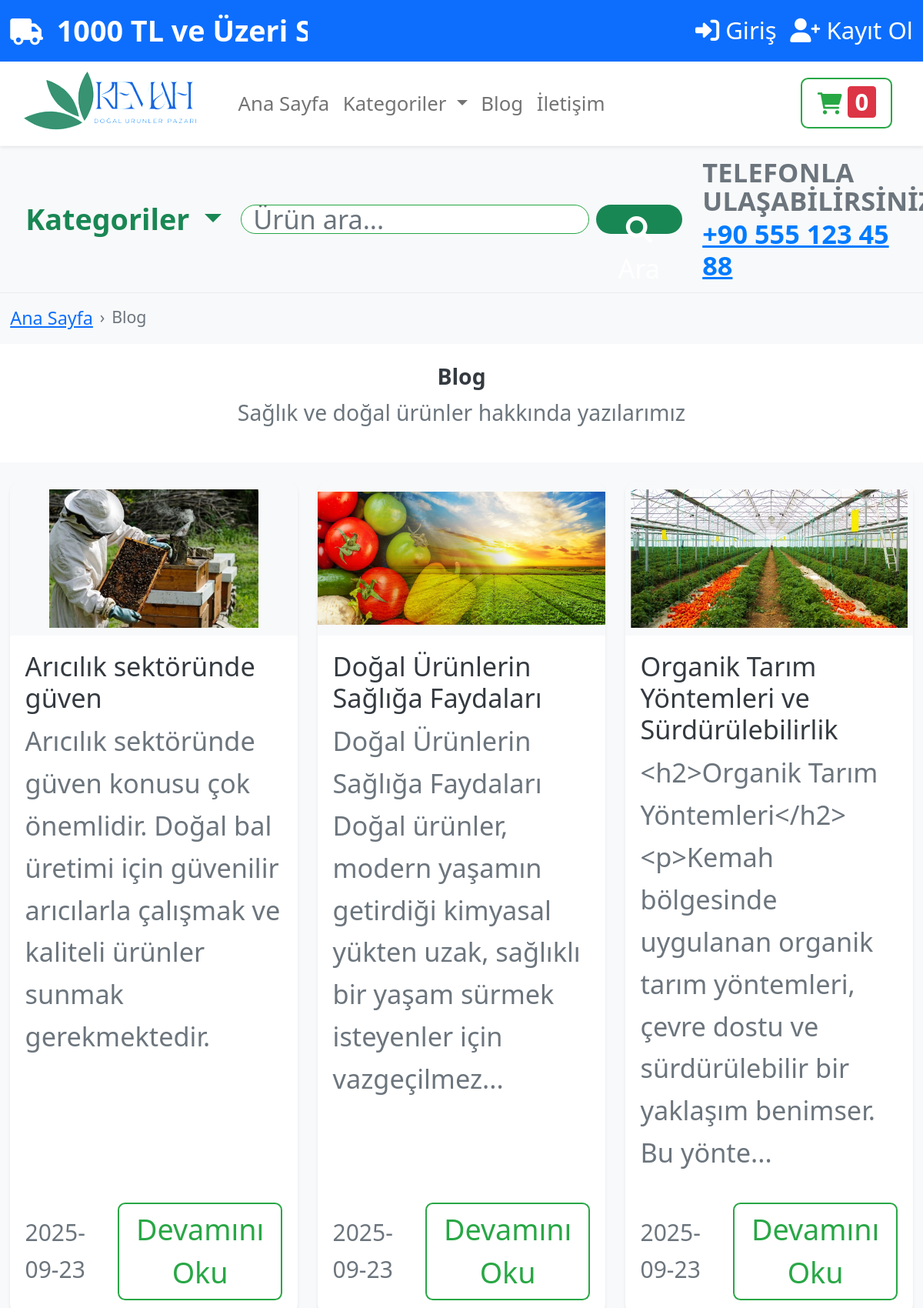
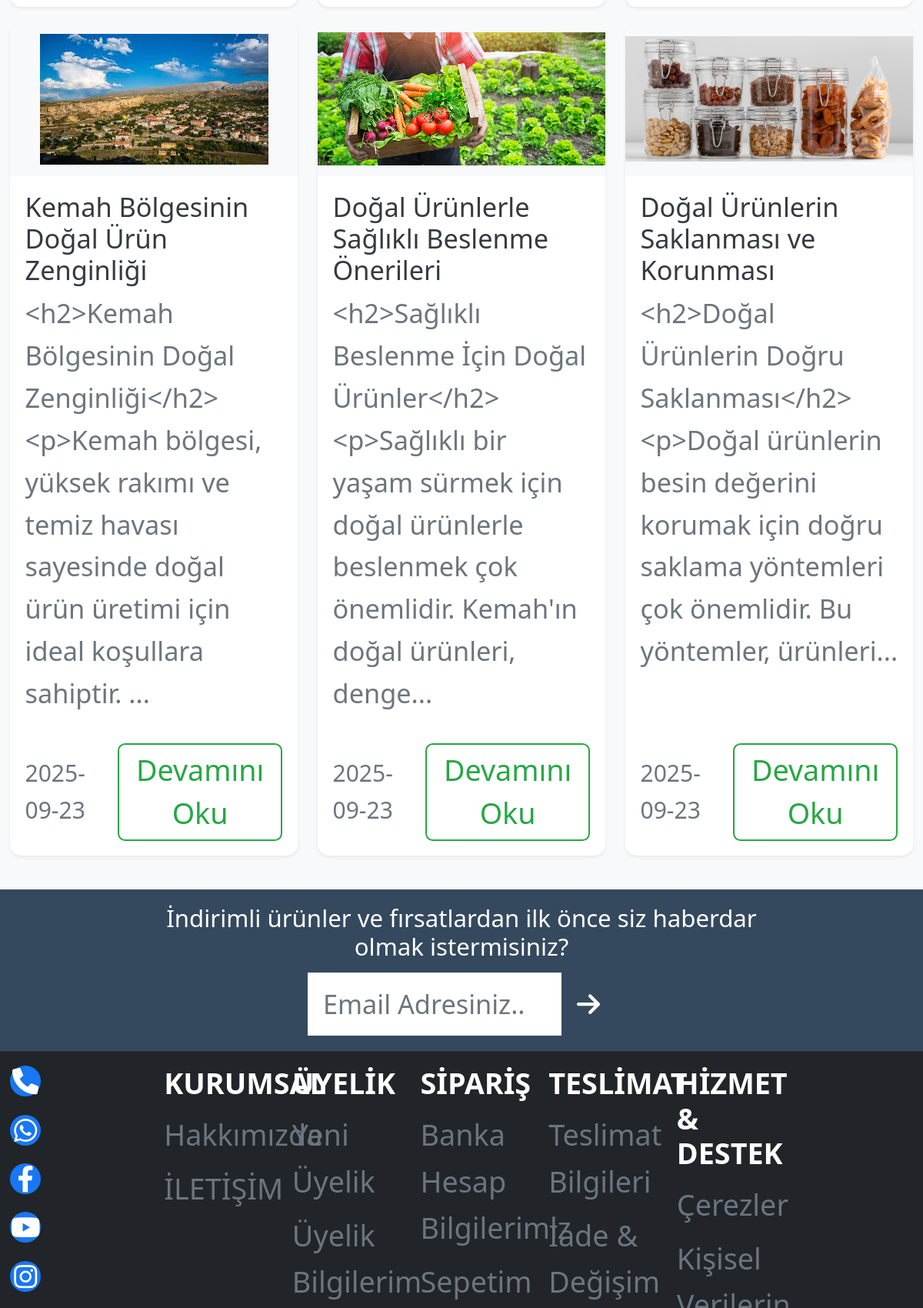
Page /blog-list (upper part) on the committed database (2 pictures, top to bottom).
### tables this page shows
CREATE TABLE blog_images (
            id INTEGER PRIMARY KEY AUTOINCREMENT,
            blog_post_id INTEGER NOT NULL,
            image_filename TEXT NOT NULL,
            is_primary BOOLEAN DEFAULT 0,
            display_order INTEGER DEFAULT 0,
            created_at TIMESTAMP DEFAULT CURRENT_TIMESTAMP,
            FOREIGN KEY (blog_post_id) REFERENCES blog_posts (id) ON DELETE CASCADE
        );

CREATE TABLE blog_posts (
            id INTEGER PRIMARY KEY AUTOINCREMENT,
            title TEXT NOT NULL,
            content TEXT NOT NULL,
            author TEXT NOT NULL,
            created_at TIMESTAMP DEFAULT CURRENT_TIMESTAMP,
            updated_at TIMESTAMP DEFAULT CURRENT_TIMESTAMP
        , image TEXT, blog_id TEXT, excerpt TEXT, slug TEXT, is_published BOOLEAN DEFAULT 1, blog_author_name TEXT, blog_author_title TEXT, blog_author_avatar TEXT, blog_tags TEXT, blog_features TEXT, sidebar_title TEXT, sidebar_description TEXT);

### app.py (the view)
@app.route('/blog-list')
def blog_list():
    conn = get_db_connection()
    blogs = conn.execute('''
        SELECT bp.id, bp.blog_id, bp.title, bp.content, bp.author, bp.created_at, bp.updated_at,
               CASE WHEN LENGTH(bp.content) > 150 THEN SUBSTR(bp.content, 1, 150) || '...' ELSE bp.content END as excerpt,
               bi.image_filename as primary_image
        FROM blog_posts bp
        LEFT JOIN blog_images bi ON bp.id = bi.blog_post_id AND bi.is_primary = 1
        WHERE (bp.is_published IS NULL OR bp.is_published = 1)
        AND bp.id IN (
            SELECT MAX(id) FROM blog_posts
            GROUP BY blog_id
        )
        ORDER BY bp.created_at DESC
    ''').fetchall()
    conn.close()
    return render_template('blog_list.html', blogs=blogs)

### app.py (called while the page is built, shortened)
@app.after_request
def after_request(response):
    response.headers['Access-Control-Allow-Origin'] = '*'
    response.headers['Access-Control-Allow-Methods'] = 'GET, POST, PUT, DELETE, OPTIONS'
    response.headers['Access-Control-Allow-Headers'] = 'Content-Type, Authorization'
    response.headers['X-Content-Type-Options'] = 'nosniff'
    response.headers['X-Frame-Options'] = 'DENY'
    response.headers['X-XSS-Protection'] = '1; mode=block'
    response.headers['Referrer-Policy'] = 'strict-origin-when-cross-origin'
    return response

def get_db_connection():
    db_path = os.path.join(os.path.dirname(os.path.abspath(__file__)), 'kemah.db')
    conn = sqlite3.connect(db_path)
    conn.row_factory = sqlite3.Row
    conn.execute('PRAGMA foreign_keys=ON')
    conn.execute('PRAGMA journal_mode=WAL')
    return conn

@app.context_processor
def inject_user():
    return dict(current_user=current_user)

def get_site_settings():
    try:
        conn = get_db_connection()
        settings = conn.execute('SELECT * FROM site_settings').fetchall()
        conn.close()
        site_settings = {setting['setting_key']: setting['setting_value'] for setting in settings}
        return site_settings
    except:
        return {}

@app.context_processor
def inject_site_settings():
    return dict(site_settings=get_site_settings())

### templates/blog_list.html (shortened to what this page needs)
{% extends "base.html" %}
{% block content %}
<nav aria-label="breadcrumb" class="py-3 bg-light">
    <div class="container">
        <ol class="breadcrumb mb-0">
            <li class="breadcrumb-item"><a href="{{ url_for('index') }}">Ana Sayfa</a></li>
            <li class="breadcrumb-item active">Blog</li>
        </ol>
    </div>
</nav>
<section class="py-5">
    <div class="container">
        <div class="row">
            <div class="col-12 text-center">
                <h1 class="fw-bold">Blog</h1>
                <p class="text-muted lead">Sağlık ve doğal ürünler hakkında yazılarımız</p>
            </div>
        </div>
    </div>
</section>
<section class="py-5 bg-light">
    <div class="container">
        <div class="row">
            {% for blog in blogs %}
                <div class="col-md-4 mb-4">
                    <div class="card blog-card h-100 shadow-sm">
                        <div class="card-img-top bg-light d-flex align-items-center justify-content-center" style="height: 200px;">
                            {% if blog.primary_image %}
                                <img src="{{ url_for('static', filename='uploads/blog/' + blog.primary_image) }}"
                                     alt="{{ blog.title }}" class="img-fluid" style="max-height: 180px; object-fit: cover;">
                            {% else %}
                                <i class="fas fa-newspaper text-muted" style="font-size: 3rem;"></i>
                            {% endif %}
                        </div>
                        <div class="card-body d-flex flex-column">
                            <h5 class="card-title">{{ blog.title }}</h5>
                            <p class="card-text text-muted flex-grow-1">
                                {{ blog.excerpt or blog.content[:150] + '...' }}
                            </p>
                            <div class="d-flex justify-content-between align-items-center">
                                <small class="text-muted">{{ blog.created_at[:10] if blog.created_at else 'N/A' }}</small>
                                <a href="{{ url_for('blog_detail', post_id=blog.id) }}" class="btn btn-outline-primary btn-sm">
                                    Devamını Oku
                                </a>
                            </div>
                        </div>
                    </div>
                </div>
            {% endfor %}
        </div>
    </div>
</section>
{% endblock %}

### static/css/style.css (style rules this page uses)
:root { --primary-color: #28a745; --secondary-color: #6c757d; --success-color: #28a745; --info-color: #17a2b8; --warning-color: #ffc107; --danger-color: #dc3545; --light-color: #f8f9fa; --dark-color: #343a40; --font-family: 'Segoe UI', Tahoma, Geneva, Verdana, sans-serif; }
body { font-family: var(--font-family); line-height: 1.6; color: var(--dark-color); min-height: 100vh; padding-bottom: 100px; }
.blog-card { transition: transform 0.3s ease, box-shadow 0.3s ease; border: none; border-radius: 15px; overflow: hidden; }
.btn { border-radius: 25px; font-weight: 500; transition: all 0.3s ease; border: none; padding: 10px 25px; }
.btn-outline-primary { border: 2px solid var(--primary-color); color: var(--primary-color); }
.card { border: none; border-radius: 15px; box-shadow: 0 5px 15px rgba(0,0,0,0.08); transition: box-shadow 0.3s ease; }
.breadcrumb { background: transparent; padding: 0; margin: 0; }
.breadcrumb-item + .breadcrumb-item::before { content: "›"; color: var(--secondary-color); }
html { font-size: 110%; }
body { font-size: 110%; }
h1, h2, h3, h4, h5, h6, p, span, div, a, button, input, textarea, select, label { font-size: 110% !important; }
.container { max-width: 1200px !important; }
.card { margin-bottom: 1.1rem; }
.card-body { padding: 1.1rem; }
.btn { padding: 0.55rem 1.1rem; font-size: 110%; border-radius: 0.55rem; }
.btn-sm { padding: 0.275rem 0.55rem; font-size: 0.88rem; }
img { max-width: 110%; height: auto; }
.mb-4 { margin-bottom: 1.1rem !important; }
.py-3 { padding-top: 0.825rem !important; padding-bottom: 0.825rem !important; }
.py-5 { padding-top: 1.375rem !important; padding-bottom: 1.375rem !important; }
.btn { transition: all 0.3s ease; }

### rows in the picture
blog_images: image_filename (picture), title "Arıcılık sektöründe güven", excerpt "Arıcılık sektöründe güven konusu çok önemlidir. Doğal bal üretimi için güvenilir arıcılarla çalışmak ve kaliteli ürünler sunmak gerekmektedir.", created_at "2025-09-23"
blog_images: image_filename (picture), title "Doğal Ürünlerin Sağlığa Faydaları", excerpt "Doğal Ürünlerin Sağlığa Faydaları Doğal ürünler, modern yaşamın getirdiği kimyasal yükten uzak, sağlıklı bir yaşam sürmek isteyenler için vazgeçilmez...", created_at "2025-09-23"
blog_images: image_filename (picture), title "Organik Tarım Yöntemleri ve Sürdürülebilirlik", excerpt "<h2>Organik Tarım Yöntemleri</h2><p>Kemah bölgesinde uygulanan organik tarım yöntemleri, çevre dostu ve sürdürülebilir bir yaklaşım benimser. Bu yönte...", created_at "2025-09-23"
blog_images: image_filename (picture), title "Kemah Bölgesinin Doğal Ürün Zenginliği", excerpt "<h2>Kemah Bölgesinin Doğal Zenginliği</h2><p>Kemah bölgesi, yüksek rakımı ve temiz havası sayesinde doğal ürün üretimi için ideal koşullara sahiptir. ...", created_at "2025-09-23"
blog_images: image_filename (picture), title "Doğal Ürünlerle Sağlıklı Beslenme Önerileri", excerpt "<h2>Sağlıklı Beslenme İçin Doğal Ürünler</h2><p>Sağlıklı bir yaşam sürmek için doğal ürünlerle beslenmek çok önemlidir. Kemah'ın doğal ürünleri, denge...", created_at "2025-09-23"
blog_images: image_filename (picture), title "Doğal Ürünlerin Saklanması ve Korunması", excerpt "<h2>Doğal Ürünlerin Doğru Saklanması</h2><p>Doğal ürünlerin besin değerini korumak için doğru saklama yöntemleri çok önemlidir. Bu yöntemler, ürünleri...", created_at "2025-09-23"
